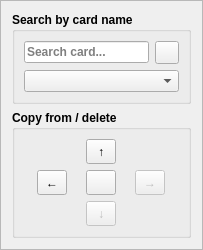
     <widget class="QFrame" name="frame_8">
      <property name="sizePolicy">
       <sizepolicy hsizetype="Preferred" vsizetype="Preferred">
        <horstretch>1</horstretch>
        <verstretch>1</verstretch>
       </sizepolicy>
      </property>
      <property name="frameShape">
       <enum>QFrame::StyledPanel</enum>
      </property>
      <property name="frameShadow">
       <enum>QFrame::Plain</enum>
      </property>
      <layout class="QVBoxLayout" name="verticalLayout_9">
       <item>
        <widget class="QGroupBox" name="SearchCardGroupBox_8">
         <property name="font">
          <font>
           <weight>75</weight>
           <bold>true</bold>
          </font>
         </property>
         <property name="title">
          <string>Search by card name</string>
         </property>
         <layout class="QGridLayout" name="gridLayout_20">
          <item row="0" column="0">
           <widget class="QLineEdit" name="SearchCardEdit_8">
            <property name="placeholderText">
             <string>Search card...</string>
            </property>
            <property name="clearButtonEnabled">
             <bool>true</bool>
            </property>
           </widget>
          </item>
          <item row="0" column="1">
           <widget class="QToolButton" name="RunSearchToolButton_8">
            <property name="text">
             <string/>
            </property>
           </widget>
          </item>
          <item row="2" column="0" colspan="2">
           <widget class="QComboBox" name="SearchCardCombo_8"/>
          </item>
         </layout>
        </widget>
       </item>
       <item>
        <widget class="QGroupBox" name="CopyFromGroupBox_8">
         <property name="font">
          <font>
           <weight>75</weight>
           <bold>true</bold>
          </font>
         </property>
         <property name="title">
          <string>Copy from / delete</string>
         </property>
         <layout class="QGridLayout" name="gridLayout_10">
          <item row="0" column="1">
           <widget class="QToolButton" name="CopyUpButton_8">
            <property name="minimumSize">
             <size>
              <width>30</width>
              <height>25</height>
             </size>
            </property>
            <property name="text">
             <string>↑</string>
            </property>
           </widget>
          </item>
          <item row="1" column="0">
           <widget class="QToolButton" name="CopyLeftButton_8">
            <property name="minimumSize">
             <size>
              <width>30</width>
              <height>25</height>
             </size>
            </property>
            <property name="text">
             <string>←</string>
            </property>
           </widget>
          </item>
          <item row="2" column="1">
           <widget class="QToolButton" name="CopyDownButton_8">
            <property name="enabled">
             <bool>false</bool>
            </property>
            <property name="minimumSize">
             <size>
              <width>30</width>
              <height>25</height>
             </size>
            </property>
            <property name="text">
             <string>↓</string>
            </property>
           </widget>
          </item>
          <item row="1" column="2">
           <widget class="QToolButton" name="CopyRightButton_8">
            <property name="enabled">
             <bool>false</bool>
            </property>
            <property name="minimumSize">
             <size>
              <width>30</width>
              <height>25</height>
             </size>
            </property>
            <property name="text">
             <string>→</string>
            </property>
           </widget>
          </item>
          <item row="1" column="1">
           <widget class="QToolButton" name="DeleteButton_8">
            <property name="minimumSize">
             <size>
              <width>30</width>
              <height>25</height>
             </size>
            </property>
            <property name="text">
             <string/>
            </property>
           </widget>
          </item>
         </layout>
        </widget>
       </item>
      </layout>
     </widget>
